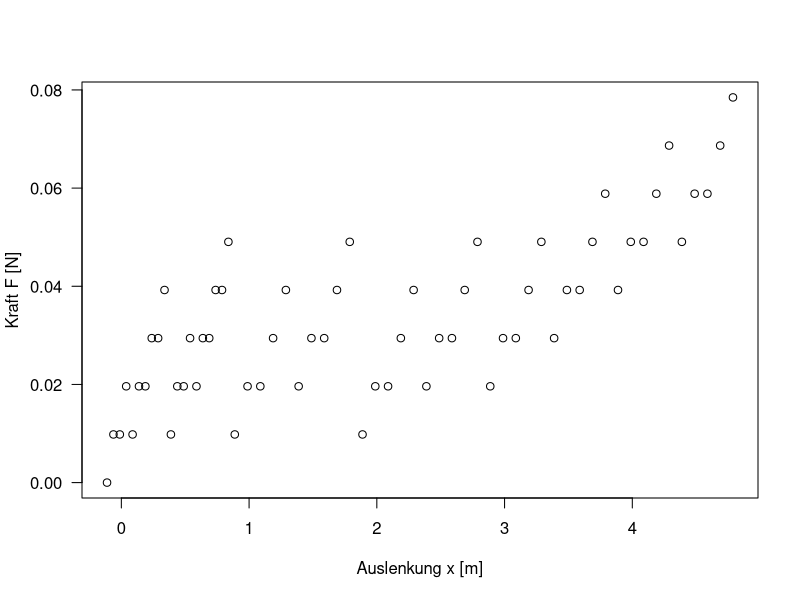
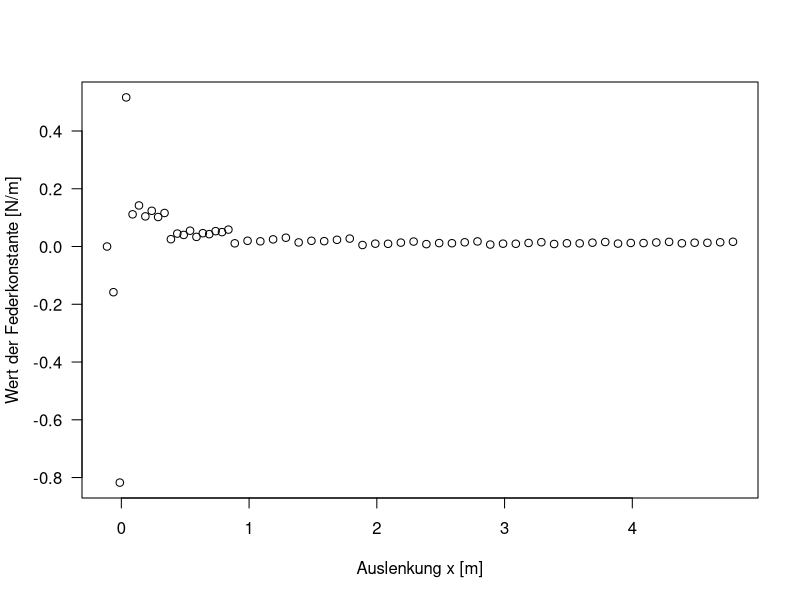

Recreate these plots in R, in order.
## ---- chunk 1
Gewichte <- read.csv("Daten/Gewichte.csv", sep=";", dec=",")
Gewichte[,c(1,2)]
## ---- chunk 2
Messreihe = read.csv("Daten/Messreihe.csv", sep=";", dec = ",")
colnames(Messreihe)=c("Gewicht", "Auslenkung1",  "Auslenkung2", "x_Haken", "x_0_Ende")
Messreihe[,c(1,2)]
## ---- chunk 3
# Nullwerte(x_0 = 11,2cm) abziehen
Messreihe$Auslenkung1_x0 <- Messreihe$Auslenkung1 - 11.2

# Einheitenbezug
Messreihe$Gewicht_kg <- Messreihe$Gewicht/1000 #g -> kg
Messreihe$Auslenkung1_x0_m <-  Messreihe$Auslenkung1_x0/100 #cm -> m

# ERDBESCHLEUNIGUNG
g = 9.81 #m/s^2

# Berechnung von F_G
Messreihe$Kraft <- Messreihe$Gewicht_kg * g #N

# Testplot
plot(x=Messreihe$Auslenkung1_x0_m, y=Messreihe$Kraft,#, 
     xlab="Auslenkung x [m]",
     ylab="Kraft F [N]",
     las = 1
     )
## ---- chunk 4
Messreihe$Federkonstante <- Messreihe$Gewicht_kg*g/Messreihe$Auslenkung1_x0_m
plot(x=Messreihe$Auslenkung1_x0_m, y=Messreihe$Federkonstante,
     xlab="Auslenkung x [m]",
     ylab="Wert der Federkonstante [N/m]",
     las = 1
     )
## ---- chunk 5
# BAUSTELLE: Hier fehlt noch die Geräteungenauigkeit der Waage
u_m = 2.9*10**(-5) #kg
# Auslenkungsungenauigkeit 
u_x = 2.0*10**(-4) #m

# Berechnung der Messunsicherheit der Federkonstanten
u_D_funktion <- function(x,m){
  sqrt(((g/x)*u_m)**2+((-m*g/x**2)*u_x)**2)
}
 
Messreihe$u_Federkonstante <- u_D_funktion(x=Messreihe$Auslenkung1_x0_m, m=Messreihe$Gewicht_kg)
